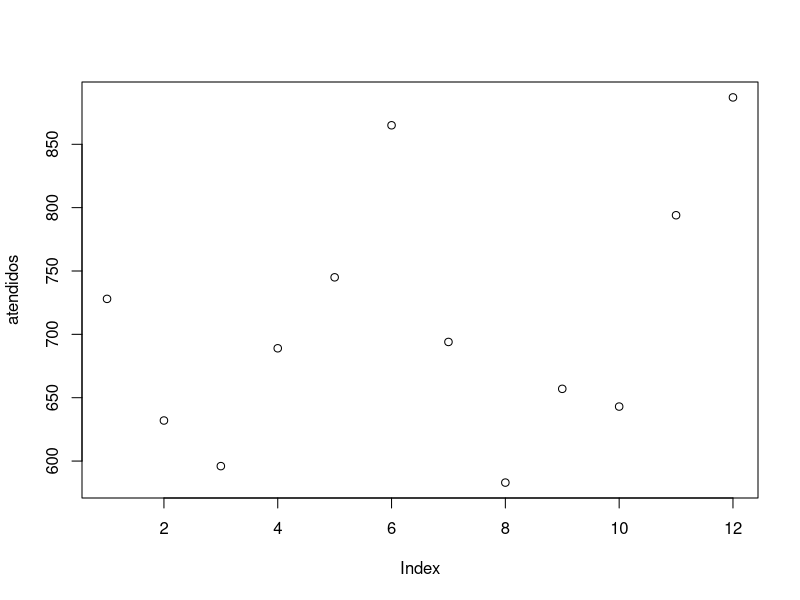

Recreate this plot in R. (Note: this script raises an error after producing the figure.)
##mensaje<- "Hola mundo"
#fecha<- date()
#repeticiones <-5

#print (fecha)

#for(i in 1:repeticiones){
 # print(mensaje)
#}


#c <- c(1,2,3)
#d<- rbind(c(1,2,3),c(3,2,6))

setwd("C:/Users/Numa/Desktop/PredictorAcademico")

atendidos <- c(728,632,596,689,745,865,694,583,657,643,794,887)
atendidos
class(atendidos)
plot(atendidos)

#atendidos2 <- ts(atendidos,2009,2010,12)
atendidos2 <- ts(atendidos,frequency=12,start=c(2009,1))

library("plyr")


dim(d)
dim(atendidos)
atendidos
length(atendidos)
dim(d) [1]
dim(d) [2]

sexo <- c("M","H","M","H","M","H")
sexo
sexo <- factor(sexo)
sexo
sexo <- factor(sexo,levels=c("H","M"),labels=c("Hombre","Mujer"))
sexo
table(sexo)

produccion=c(120,100,132,112,95,164,172,183,155,176,110,115,122,108,120)
maquina=c(27,27,27,27,27,32,32,32,32,32,55,55,55,55,55)
dia=c(1,2,3,4,5,1,2,3,4,5,1,2,3,4,5)
cbind(maquina,dia,produccion)

maquina <- factor(maquina)
maquina
#as.numeric(maquina)
#as.numeric(as.character(maquina))

a<- 2
b<- 4
(a<3)
(b<3)
(b<3)|(a<3)
(b<6)&(a<3)
any(c(a==2,a==3,a==4))
all(c(a==2,b==4,a<b))

edad<- c(22,23,24,25,56,6,7,8,56,67,78)
edad[5]

x<- (1:10)
x

x<-seq(1,20,by=2)
y<-seq(1,20,length = 8)
y
edad[2:5]
edad[c(1,3,7)]
